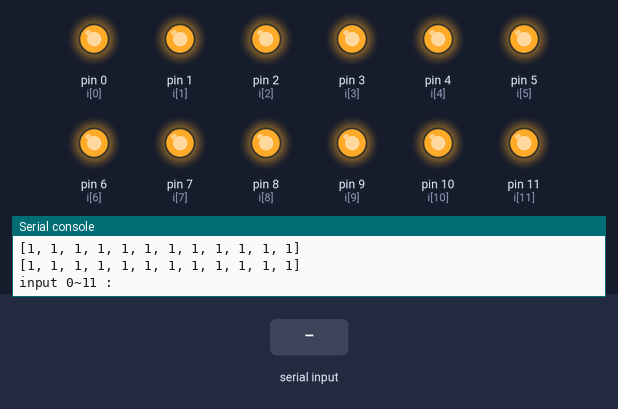
Simulated run of this program. Board: MicroPython board. Shown: output pins drawn as LEDs (lit = HIGH), the last lines printed to the serial console. Inputs (shaded band) come from the test bench.

Above: at 1.2 s.
1.3 s: "5" typed at the serial console, then Enter
At 2.5 s:
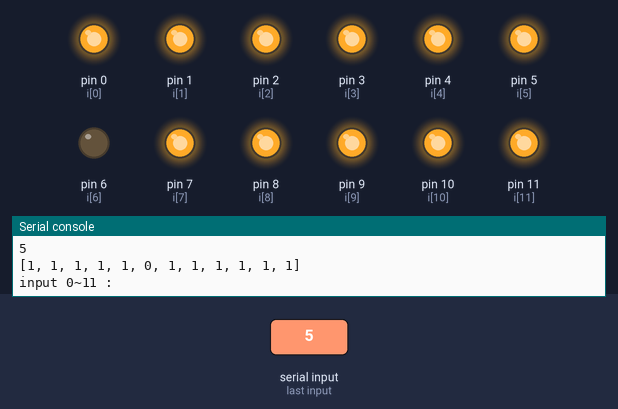
2.8 s: "1" typed at the serial console, then Enter
At 3.6 s:
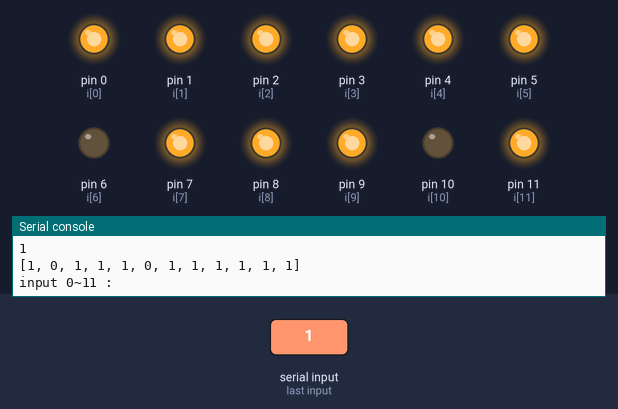
4.3 s: "0" typed at the serial console, then Enter
At 4.8 s:
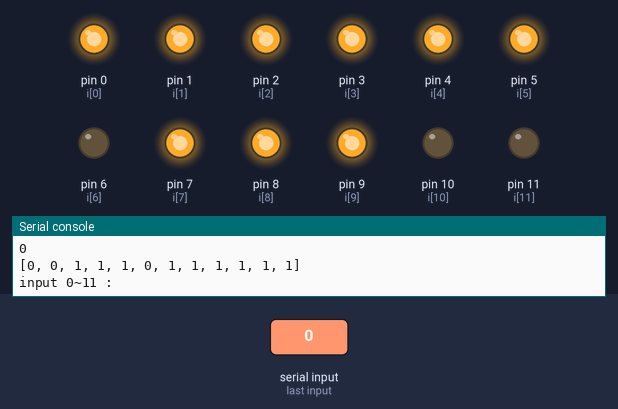
5.8 s: "5" typed at the serial console, then Enter
At 7.0 s:
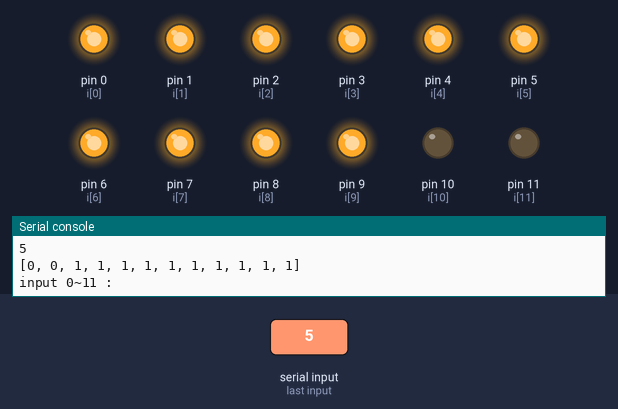
7.3 s: "1" typed at the serial console, then Enter
At 8.3 s:
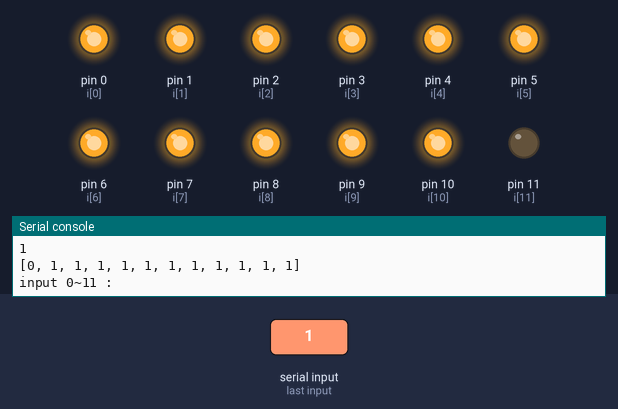
Timing chart, 0 to 9.8 s (numbered marks = the images above; inputs shaded):
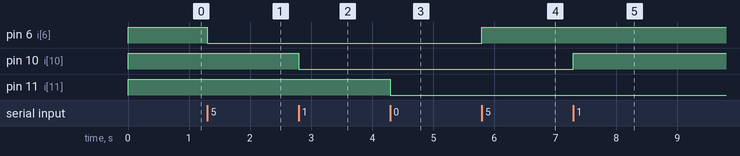

The program:

led_cube_test.py
```python
from machine import Pin

leds = [Pin(i, Pin.OUT) for i in range(11,-1,-1)]

for i in range(11,-1,-1):
    leds[i].value(1)

print([leds[i].value() for i in range(11,-1,-1)])
# [1, 1, 1, 1, 1, 1, 1, 1, 1, 0, 0, 0]

leds[9].value(1)
print([leds[i].value() for i in range(12)])
# [1, 1, 1, 1, 1, 1, 1, 1, 1, 0, 0, 0]
# 9th pin never to be activated, neither 10th nor 11th.

while True:
    val = int(input('input 0~11 : '))
    try:
        if leds[val].value():
            leds[val].value(0)
        else:
            leds[val].value(1)
        print([leds[i].value() for i in range(12)])
    except (ValueError, IndexError):
        pass
```

Measured:
- after the input at 1.3 s, pin 6 (i[6]): HIGH → LOW at once
- after the input at 2.8 s, pin 10 (i[10]): HIGH → LOW at once
- after the input at 4.3 s, pin 11 (i[11]): HIGH → LOW at once
- after the input at 5.8 s, pin 6 (i[6]): LOW → HIGH at once
- after the input at 7.3 s, pin 10 (i[10]): LOW → HIGH at once
